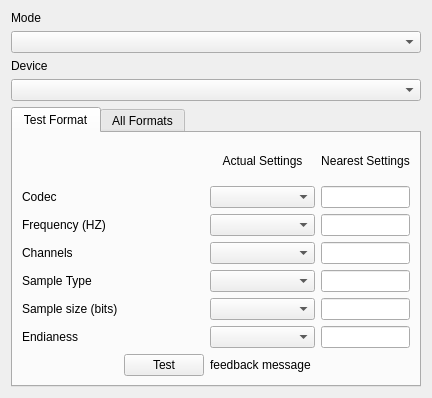
<?xml version="1.0" encoding="UTF-8"?>
<ui version="4.0">
 <class>AudioInputManager</class>
 <widget class="QWidget" name="AudioInputManager">
  <property name="geometry">
   <rect>
    <x>0</x>
    <y>0</y>
    <width>427</width>
    <height>398</height>
   </rect>
  </property>
  <property name="windowTitle">
   <string>Form</string>
  </property>
  <layout class="QVBoxLayout" name="verticalLayout">
   <item>
    <widget class="QLabel" name="lblMode">
     <property name="text">
      <string>Mode</string>
     </property>
    </widget>
   </item>
   <item>
    <widget class="QComboBox" name="cmbMode"/>
   </item>
   <item>
    <widget class="QLabel" name="lblDevice">
     <property name="text">
      <string>Device</string>
     </property>
    </widget>
   </item>
   <item>
    <widget class="QComboBox" name="cmbDevice"/>
   </item>
   <item>
    <widget class="QTabWidget" name="audioTabWidget">
     <property name="currentIndex">
      <number>0</number>
     </property>
     <widget class="QWidget" name="TestFormat">
      <attribute name="title">
       <string>Test Format</string>
      </attribute>
      <layout class="QGridLayout" name="gridLayout">
       <item row="0" column="2">
        <widget class="QLabel" name="label_8">
         <property name="text">
          <string>Actual Settings</string>
         </property>
         <property name="alignment">
          <set>Qt::AlignCenter</set>
         </property>
        </widget>
       </item>
       <item row="0" column="3">
        <widget class="QLabel" name="label_9">
         <property name="text">
          <string>Nearest Settings</string>
         </property>
         <property name="alignment">
          <set>Qt::AlignCenter</set>
         </property>
        </widget>
       </item>
       <item row="1" column="0">
        <widget class="QLabel" name="label">
         <property name="text">
          <string>Codec</string>
         </property>
        </widget>
       </item>
       <item row="1" column="2">
        <widget class="QComboBox" name="cmbCodec"/>
       </item>
       <item row="1" column="3">
        <widget class="QLineEdit" name="lineEdit"/>
       </item>
       <item row="2" column="0">
        <widget class="QLabel" name="label_2">
         <property name="text">
          <string>Frequency (HZ)</string>
         </property>
        </widget>
       </item>
       <item row="2" column="2">
        <widget class="QComboBox" name="cmbFrequency"/>
       </item>
       <item row="2" column="3">
        <widget class="QLineEdit" name="lineEdit_2"/>
       </item>
       <item row="3" column="0">
        <widget class="QLabel" name="label_4">
         <property name="text">
          <string>Channels</string>
         </property>
        </widget>
       </item>
       <item row="3" column="2">
        <widget class="QComboBox" name="cmbChannels"/>
       </item>
       <item row="3" column="3">
        <widget class="QLineEdit" name="lineEdit_4"/>
       </item>
       <item row="4" column="0">
        <widget class="QLabel" name="label_3">
         <property name="text">
          <string>Sample Type</string>
         </property>
        </widget>
       </item>
       <item row="4" column="2">
        <widget class="QComboBox" name="cmbSample"/>
       </item>
       <item row="4" column="3">
        <widget class="QLineEdit" name="lineEdit_3"/>
       </item>
       <item row="5" column="0">
        <widget class="QLabel" name="label_6">
         <property name="text">
          <string>Sample size (bits)</string>
         </property>
        </widget>
       </item>
       <item row="5" column="2">
        <widget class="QComboBox" name="cmbSampleSize"/>
       </item>
       <item row="5" column="3">
        <widget class="QLineEdit" name="lineEdit_6"/>
       </item>
       <item row="6" column="0">
        <widget class="QLabel" name="label_5">
         <property name="text">
          <string>Endianess</string>
         </property>
        </widget>
       </item>
       <item row="6" column="2">
        <widget class="QComboBox" name="cmbIndianess"/>
       </item>
       <item row="6" column="3">
        <widget class="QLineEdit" name="lineEdit_5"/>
       </item>
       <item row="7" column="1">
        <widget class="QPushButton" name="btnTest">
         <property name="text">
          <string>Test</string>
         </property>
        </widget>
       </item>
       <item row="7" column="2">
        <widget class="QLabel" name="label_7">
         <property name="text">
          <string>feedback message </string>
         </property>
        </widget>
       </item>
      </layout>
     </widget>
     <widget class="QWidget" name="audioFormatsTab">
      <attribute name="title">
       <string>All Formats</string>
      </attribute>
     </widget>
    </widget>
   </item>
  </layout>
 </widget>
 <resources/>
 <connections>
  <connection>
   <sender>cmbDevice</sender>
   <signal>currentIndexChanged(int)</signal>
   <receiver>cmbDevice</receiver>
   <slot>setCurrentIndex(int)</slot>
   <hints>
    <hint type="sourcelabel">
     <x>179</x>
     <y>82</y>
    </hint>
    <hint type="destinationlabel">
     <x>179</x>
     <y>82</y>
    </hint>
   </hints>
  </connection>
 </connections>
</ui>
